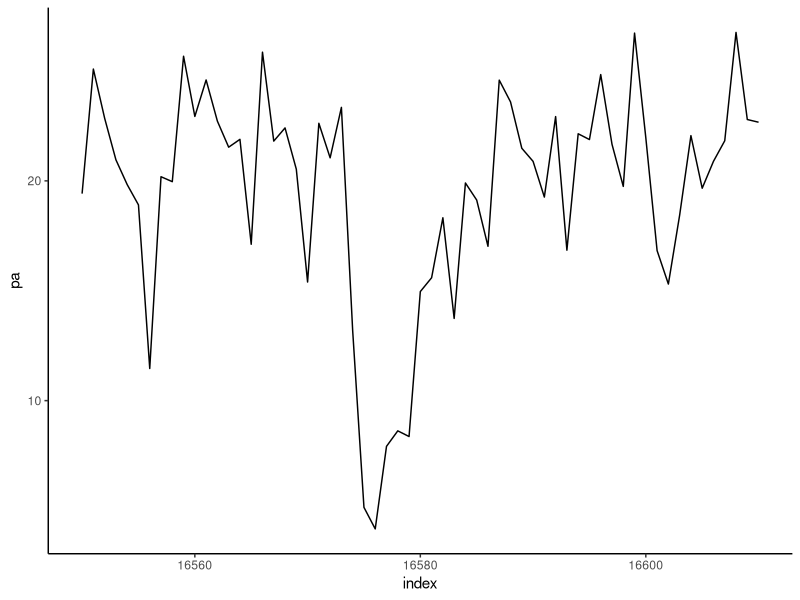
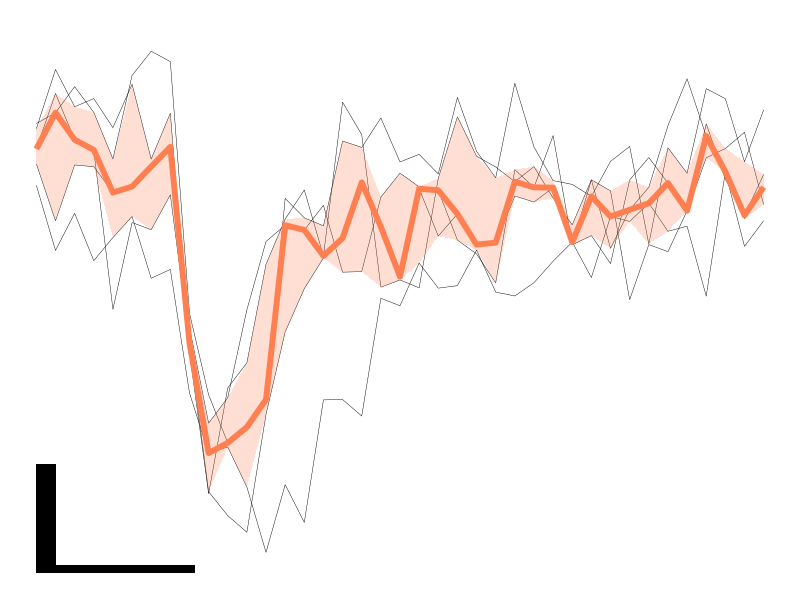

Write R code to recreate these figures, in order. (Note: this script raises an error after producing the figures.)
# NMDA ionophoresis, EPSCs record plot for bio-protocol
# Copyright © 2025 Borys Olifirov

require(dplyr)
require(tidyr)

require(ggplot2)


setwd('/home/wisstock/bio_note/projects/PhD/6_2021_NMDAR_plasticity/exp/2025_01_7_ionophoresis_bio-protocol/epsc')

font.size <- 17
font.fam <- 'Arial'
box.alpha <- 0.6

base.01 <- read.csv('traces/base_01.csv', dec = ",") %>%
  slice(which(row_number() %% 2 == 1))
base.02 <- read.csv('traces/base_02.csv', dec = ",") %>%
  slice(which(row_number() %% 2 == 1))

wo.01 <- read.csv('traces/wo_01.csv', dec = ",") %>%
  slice(which(row_number() %% 2 == 1))
wo.02 <- read.csv('traces/wo_01.csv', dec = ",") %>%
  slice(which(row_number() %% 2 == 1))


df.rep <- rbind(base.01 %>% slice(1:31000) %>% mutate(time = 'base'),
                wo.02 %>% slice(1:31000) %>% mutate(time = 'wo')) %>%
  mutate(time = as.factor(time)) %>%
  group_by(time) %>%
  mutate(index = seq(1, 31000),
         pa = if_else(time == 'base', pa + 80, pa - 80))
  

##### REPRESENTATIVE EVENTS #####
ggplot(data = df.rep %>% filter(time == 'wo', index %in% seq(16550, 16610)),
       aes(x = index, y = pa, group = time)) +
  geom_line() +
  theme_classic()

# base
df.base.rep <- df.rep %>%
  filter(time == 'base') %>%
  mutate(event = as.factor(case_when(between(index, 89, 149) ~ '1',
                                     between(index, 4282, 4342) ~ '2',
                                     between(index, 16085, 16145) ~ '3',
                                     between(index, 11372, 11432) ~ '4',
                                     between(index, 25920, 25980) ~ '5',
                                     .default = '-'))) %>%
  filter(event != '-') %>%
  droplevels() %>%
  group_by(event) %>%
  mutate(e_index = seq(1,61)) %>%
  ungroup()

event_base <- ggplot(data = df.base.rep %>% mutate(pa = pa-160) %>% filter(e_index %in% seq(15, 53)),
       aes(x = e_index, y = pa)) +
  geom_line(aes(group = event), size = 0.15) +
  stat_summary(fun = median,
               geom = 'line', size = 2, color = 'coral') +
  stat_summary(fun.min = function(z) { quantile(z,0.25) },
               fun.max = function(z) { quantile(z,0.75) },
               fun = median,
               geom = 'ribbon', size = 0, alpha = .25, fill = 'coral') +
  theme_void() +
  annotate(geom = 'rect',  # 10 pA scale bar
           xmin = 15, xmax = 16,
           ymin = -35, ymax = -25,
           fill = 'black') +
  annotate(geom = 'rect',  # 5 ms scale bar
           xmin = 15, xmax = 23.3,
           ymin = -35, ymax = -34.25,
           fill = 'black') +
  scale_y_continuous(limits = c(-35, 15))
  

event_base
save_plot('0_pic_base_epsc.png', event_base, base_width = 4, base_height = 7, dpi = 300)


# wo
df.wo.rep <- df.rep %>%
  filter(time == 'wo') %>%
  mutate(event = as.factor(case_when(between(index, 1543, 1603) ~ '1',
                                     between(index, 2195, 2255) ~ '2',
                                     between(index, 5140, 5200) ~ '3',
                                     between(index, 10293, 10353) ~ '4',
                                     between(index, 16550, 16610) ~ '5',
                                     .default = '-'))) %>%
  filter(event != '-') %>%
  droplevels() %>%
  group_by(event) %>%
  mutate(e_index = seq(1,61)) %>%
  ungroup()

event_wo <- ggplot(data = df.wo.rep %>% mutate(pa = pa-22) %>% filter(e_index %in% seq(17, 55)),
       aes(x = e_index, y = pa)) +
  geom_line(aes(group = event), size = 0.15) +
  stat_summary(fun = median,
               geom = 'line', size = 2, color = 'deeppink2') +
  stat_summary(fun.min = function(z) { quantile(z,0.25) },
               fun.max = function(z) { quantile(z,0.75) },
               fun = median,
               geom = 'ribbon', size = 0, alpha = .25, fill = 'deeppink2') +
  theme_void() +
  scale_y_continuous(limits = c(-35, 15))

event_wo
save_plot('0_pic_wo_epsc.png', event_wo, base_width = 4, base_height = 7, dpi = 300)

# df.base.rep <- base.01 %>%
#   mutate(index = seq(1,31706)) %>%
#   mutate(event = as.factor(case_when(between(index, 90*2, 150*2) ~ '1',
#                                      between(index, 4280*2, 4340*2) ~ '2',
#                                      between(index, 16080*2, 16140*2) ~ '3',
#                                      between(index, 11370*2, 11430*2) ~ '4',
#                                      between(index, 25920*2, 25980*2) ~ '5',
#                                      .default = '-'))) %>%
#   filter(event != '-') %>%
#   droplevels() %>%
#   group_by(event) %>%
#   mutate(e_index = seq(1,121)) %>%
#   ungroup()


##### INTERVAL PROF #####
prof_epsc <- ggplot(data = df.rep,
       aes(x = index, y = pa, group = time)) +
  geom_line() +
  annotate(geom = 'rect',  # 20 pA scale bar
           xmin = 0, xmax = 280,
           ymin = -44, ymax = -24,
           fill = 'black') +
  annotate(geom = 'rect',  # 10 s scale bar
           xmin = 0, xmax = 3300,
           ymin = -44, ymax = -40,
           fill = 'black') +
  theme_void() +
  theme(legend.position = 'none')

prof_epsc
save_plot('0_pic_prof_epsc.png', prof_epsc, base_width = 7, base_height = 4.4, dpi = 300)
remove(prof_epsc)